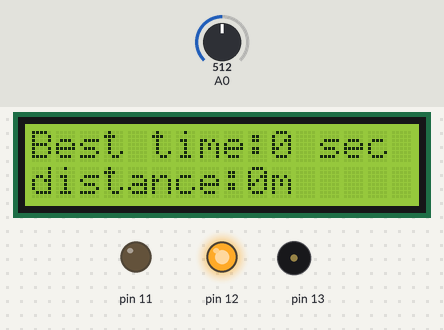
The sketch below on a simulated Arduino Uno, built with avr-gcc and run on an emulated ATmega328P. On the bench: 16×2 character LCD, output pins drawn as LEDs (lit = HIGH), buzzer (waves = sounding). The test bench sets the inputs (shaded band); at power-on: A0 = 512. Random numbers use the default seed unless the sketch sets one.

Above: at 3.0 s.
3.1 s: A0 set to 582
6.1 s: A0 set to 606
At 6.23 s:
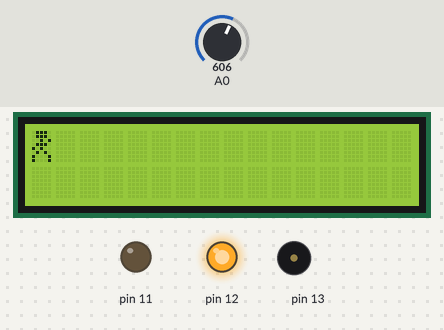
8.3 s: A0 set to 413
At 8.9 s:
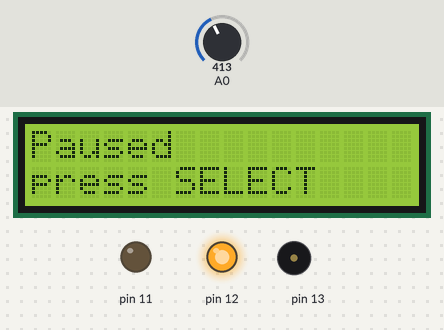
9.8 s: A0 set to 385
11.3 s: A0 set to 716
At 11.43 s:
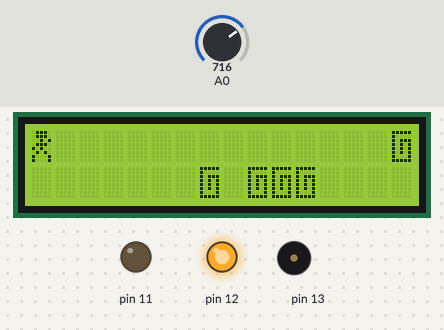
13.5 s: A0 set to 390
At 15.1 s:
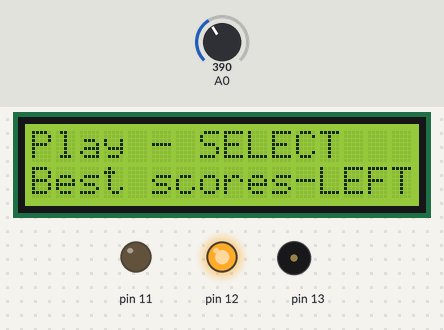
Timing chart, 0 to 16.6 s (numbered marks = the images above; inputs shaded):
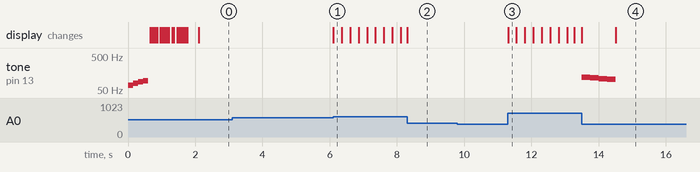

The sketch:

platformer.ino
```cpp
#include <LiquidCrystal.h>
#include "functions.h"
LiquidCrystal lcd(8, 9, 4, 5, 6, 7 );
// Вероятность возникновения препятствия (5 из 10 -- 50%)
#define BAR_PROBABILITY 6

#define FIELD_WIDTH 16

// Состояния игры
#define MAIN_MENU 0 // Главное меню
#define IN_GAME 1 // Игра
#define PAUSE 2 // Пауза
#define ENDING 3 // Конец
int gameStatus=MAIN_MENU;

// Отображаемые символы
char gameFields[32];     // Игровое поле
#define SPACE ' '  // Пустая клетка
#define BAR char(1)    // Препятствие
#define PLAYER char(2) // Игрок

// Игровая скорость, чем меньше параметры тем выше скорость
int gameSpeed;
int SPEED_HIGH = 100;     // Скорость ускорения
int SPEED_NORMAL = 300;  // Изначальная скорость
int changeSpeed = 7000;  // Интервал изменения скорости
int metres = 0; //пройденные метры

long startGameTime;      // Время начала игры
long lastMovementTime;   // Последнее время обновления дисплея
long lastChangeSpeedTime;// Последнее время изменения скорости
long endGameTime;        // Время окончания игры
long bestGameTime=0;       // Лучшее время
int bestMetres = 0;      // наилучшее растояние
bool topQueue = true;     // Параметр для алгоритма расстановки препятствий


// Функция начинает новую игру
void startGame()
{
  SPEED_NORMAL = 250; // Устанавливаем скорость
  // Сбрасываем таймеры
  startGameTime = millis();
  lastMovementTime = millis();
  lastChangeSpeedTime = millis();
  endGameTime = 0;
  // Очищаем игровое поле
  for (int i = 0; i < 2*FIELD_WIDTH; i++)
  {
     gameFields[i] = SPACE;
  }
  // Устанавливаем игрока в 1 позицию
  gameFields[0] = PLAYER;
  // Начинаем игру
  gameStatus = IN_GAME;
  // Выводим игровое поле
  printGameField();
}

// Функция выполняет движение игрового поля
void moveGameField()
{
  // Если врезались в препятствие, заканчиваем игру
  if (gameFields[0] == PLAYER && gameFields[1] == BAR ||
      gameFields[FIELD_WIDTH] == PLAYER && gameFields[FIELD_WIDTH+1] == BAR)
  {
    gameOver();
    return;
  }
  // Вычисляем игровую позицию
  int playerPos = 0;
  if (gameFields[FIELD_WIDTH] == PLAYER)
  {
    playerPos = FIELD_WIDTH;
  }
  // Смещаем позиции
  for (int i = 0; i < FIELD_WIDTH*2; i++)
  {
    if (i != FIELD_WIDTH-1)
    {
      gameFields[i] = gameFields[i+1];
    }
  }
  gameFields[playerPos] = PLAYER;
  // Вычисляем количество препятствий на строках
  int topBarsCount = 0;
  int bottomBarsCount = 0;
  for (int i = 0; i < FIELD_WIDTH; i++)
  {
    if (gameFields[i] == BAR)
    {
       topBarsCount++;
    }
  }
  for (int i = FIELD_WIDTH; i < FIELD_WIDTH*2; i++)
  {
    if (gameFields[i] == BAR)
    {
       bottomBarsCount++;
    }
  }
  // Алгоритм установки препятствий в последних клетках дисплея
  // Нельзя допустить заведомо проигрышной ситуации
  // т.е. два препятствия без промежутка для маневра
  // Также учитываем отсутствие длинных последовательностей препятствий
  if (topQueue)
  {
    // Принимаем решение об установке препятствия в нижней строке
    if (gameFields[FIELD_WIDTH-1] != BAR &&
      gameFields[FIELD_WIDTH-2] != BAR &&
      gameFields[FIELD_WIDTH-3] != BAR &&
      bottomBarsCount < FIELD_WIDTH/2 &&
      random(9) < BAR_PROBABILITY)
    {
        gameFields[2*FIELD_WIDTH-1] = BAR;
    } else
    {
        gameFields[2*FIELD_WIDTH-1] = SPACE;
    }
    // Принимаем решение об установке препятствия в верхней строке
    if (gameFields[2*FIELD_WIDTH-1] != BAR &&
        gameFields[2*FIELD_WIDTH-2] != BAR &&
        gameFields[2*FIELD_WIDTH-3] != BAR &&
        topBarsCount < FIELD_WIDTH/2 &&
        random(9) < BAR_PROBABILITY)
    {
        gameFields[FIELD_WIDTH-1] = BAR;
    } else
    {
        gameFields[FIELD_WIDTH-1] = SPACE;
    }
    topQueue = false;
  } else
  {
    // Принимаем решение об установке препятствия в верхней строке
    if (gameFields[2*FIELD_WIDTH-1] != BAR &&
        gameFields[2*FIELD_WIDTH-2] != BAR &&
        gameFields[2*FIELD_WIDTH-3] != BAR &&
        topBarsCount < FIELD_WIDTH/2 &&
        random(9) < BAR_PROBABILITY)
    {
        gameFields[FIELD_WIDTH-1] = BAR;
    } else
    {
        gameFields[FIELD_WIDTH-1] = SPACE;
    }
    // Принимаем решение об установке препятствия в нижней строке
    if (gameFields[FIELD_WIDTH-1] != BAR &&
      gameFields[FIELD_WIDTH-2] != BAR &&
      gameFields[FIELD_WIDTH-3] != BAR &&
      bottomBarsCount < FIELD_WIDTH/2 &&
      random(9) < BAR_PROBABILITY)
    {
        gameFields[2*FIELD_WIDTH-1] = BAR;
    } else
    {
        gameFields[2*FIELD_WIDTH-1] = SPACE;
    }
    topQueue = true;
  }
  metres++;
}

// Функция завершения игры
void gameOver()
{
  gameStatus = ENDING;
  // Рассчитываем время игры
  endGameTime += (millis() - startGameTime);
  // Сравниваем с лучшим
  bestGameTime =(endGameTime > bestGameTime)? endGameTime:bestGameTime;
  bestMetres= (metres>bestMetres)? metres:bestMetres;
  // Вычисляем позицию игрока
    int playerPos = (gameFields[FIELD_WIDTH] == PLAYER)? FIELD_WIDTH:0;
  // Анимация проигрыша
  lcd.setCursor(playerPos%FIELD_WIDTH, playerPos/FIELD_WIDTH);
  lcd.print('X');
  gameOverSound();
  lcd.clear();
  // Выводим статистику
  lcd.print("Time:");
  lcd.print(endGameTime/1000);
  lcd.print(" sec");
  lcd.setCursor(0, 1);
  lcd.print("Metres:");
  lcd.print(metres);
  lcd.print(" m");
  metres=0;
}

// Функция печати игрового поля
void printGameField()
{
  lcd.setCursor(0,0);
  for (int i = 0; i < FIELD_WIDTH*2; i++)
  {
     if(i==16)lcd.setCursor(0,1);
     lcd.print(gameFields[i]);
  }
}

// Функция паузы
void pause()
{ lcd.clear();
  // Выводим служебное сообщение
  lcd.print("Paused");
  lcd.setCursor(0, 1);
  lcd.print("press SELECT");
  gameStatus = PAUSE;
  // Во время паузы не считаем игровое время
  endGameTime += (millis()-startGameTime);
}

void setup()
{
  pinMode(11,OUTPUT);digitalWrite(11,0);
  pinMode(12,OUTPUT);digitalWrite(12,1);
  gameOnSound();
  uint8_t simbol[8] =
{
0b11111,
0b10000,
0b10111,
0b10101,
0b10101,
0b10101,
0b10001,
0b11111,
};
lcd.createChar(1,simbol);
uint8_t person[8] =
{
  0b01110,
  0b01110,
  0b00101,
  0b01110,
  0b10100,
  0b01010,
  0b10001,
  0b10001,
};
lcd.createChar(2,person);
  // Анимация первой загрузки
  lcd.begin(16, 2);
  lcd.setCursor(0, 0);
  char start[]="press SELECT to play!:)";
  for(byte i=0;i<23;i++){
    if(i==12)lcd.setCursor(0,1);
    lcd.print(start[i]);
    delay(50);
  }
  lcd.print(char(2));
}

void loop()
{
  // Вычисляем нажатую клавишу
  button = getPressedButton();

  switch (gameStatus)
  {
     case MAIN_MENU:
       // Из меню возможен переход на начало игры
       // по нажатию на SELECT
       if (button == BUTTON_SELECT)
       {
          startGame();
       }
       if(button==BUTTON_LEFT){
              lcd.clear();
              lcd.setCursor(0,0);
              lcd.print("Best time:");
              lcd.print(bestGameTime/1000);
              lcd.print(" sec");
              lcd.setCursor(0,1);
              lcd.print("distance:");
              lcd.print(bestMetres);
              lcd.print("m");
        }
       break;
     case IN_GAME:
       // Устанавливаем стандартную скорость
       gameSpeed = SPEED_NORMAL;
       switch (button)
       {
          // Ускорение
          case BUTTON_RIGHT:
            gameSpeed = SPEED_HIGH;
            break;
          // Пауза
          case BUTTON_LEFT:
            pause();
            break;
          // Перемещение в верхнюю строку
          case BUTTON_UP:
            if (gameFields[0] == BAR)gameOver();
            else
            {
              personMoveSound();
              gameFields[0] = PLAYER;
              if (gameFields[FIELD_WIDTH] == PLAYER)gameFields[FIELD_WIDTH] = SPACE;
            }
            break;
          // Перемещение в нижнюю строку
          case BUTTON_DOWN:
            if (gameFields[FIELD_WIDTH] == BAR)gameOver();
            else
            {
              gameFields[FIELD_WIDTH] = PLAYER;
              personMoveSound();
              if (gameFields[0] == PLAYER)gameFields[0] = SPACE;
            }
            break;
       }
       // Если прошло время отрисовки, рисуем поле
       if (millis() - lastMovementTime > gameSpeed)
       {
          lastMovementTime = millis();
          moveGameField();
       }
       // Если прошло время изменения скорости, изменяем
       if (millis() - lastChangeSpeedTime > changeSpeed)
       {
          lastChangeSpeedTime = millis();
          SPEED_NORMAL -= 40;
          // Предельная скорость
          if (SPEED_NORMAL < 50)
          {
            SPEED_NORMAL = 50;
            SPEED_HIGH = 50;
          }
       }
       // Печатаем игровое поле, если не перешли в другой режим
       if (gameStatus == IN_GAME)
         printGameField();
       break;
     case PAUSE:
       // Продолжаем игру по нажатию на SELECT
       if (button == BUTTON_SELECT)
       {
         gameStatus = IN_GAME;
         startGameTime = millis();
       }
       break;
     case ENDING:
       // По любому нажатию переходим в главное меню
       if (button != BUTTON_NONE)
       {
         lcd.clear();
         lcd.print("Play - SELECT");
         lcd.setCursor(0, 1);
         lcd.print("Best scores-LEFT");
         gameStatus = MAIN_MENU;
       }
       break;
  }
}
```

functions.h
```cpp
#include <Arduino.h>

// Нажатая клавиша
#define BUTTON_NONE 0
#define BUTTON_RIGHT 1
#define BUTTON_UP 2
#define BUTTON_DOWN 3
#define BUTTON_LEFT 4
#define BUTTON_SELECT 5
int button= BUTTON_NONE;

// Функция возвращает какая кнопка была нажата
int getPressedButton()
{
  int buttonValue = analogRead(0);
  if (buttonValue < 100) {
    return BUTTON_RIGHT;
  }
  else if (buttonValue < 200) {
    return BUTTON_UP;
  }
  else if (buttonValue < 400){
    return BUTTON_DOWN;
  }
  else if (buttonValue < 600){
    return BUTTON_LEFT;
  }
  else if (buttonValue < 800){
    return BUTTON_SELECT;
  }
  return BUTTON_NONE;
}

void gameOverSound(){
  for(byte i=120; i>100; i-=6){
    tone(13,i,250);
    delay(250);
  }
  noTone(13);
}
void gameOnSound(){
  pinMode(13,OUTPUT);
  for(byte i=70; i<100; i+=8){
    tone(13,i,150);
    delay(150);
  }
  noTone(13);
}

void personMoveSound(){
    tone(13,300,100);
  noTone(13);
}
```

Measured:
- the behaviour switches between 599 and 600 on A0 (found by bisection; images 0 and 1)
- after the input at 3.1 s, every drawn part: stays the same
- after the input at 9.8 s, every drawn part: stays the same
- after the input at 11.3 s, the display: changes at once (image 3)
- by itself, tone on pin 13: plays 120 Hz for 0.25 s, 114 Hz for 0.25 s, 108 Hz for 0.25 s, 102 Hz for 0.25 s
